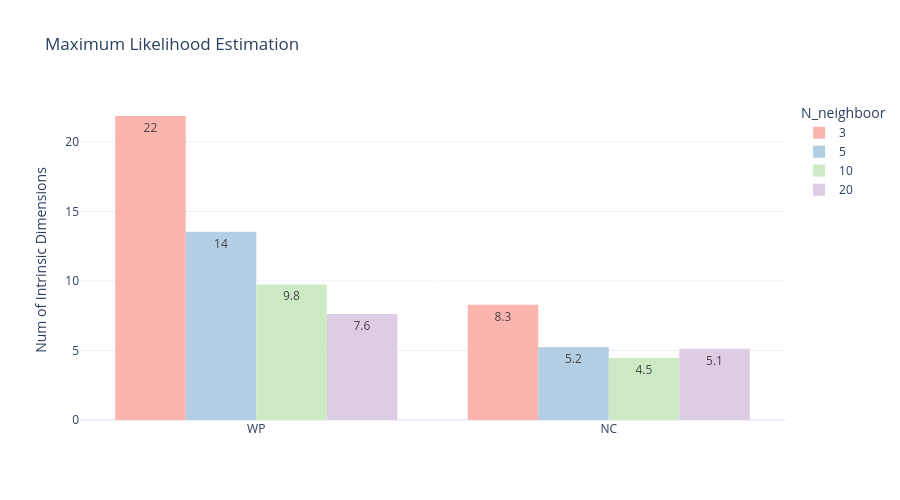

This figure's notebook cell:
### Code cell
fig = px.histogram(
    df_melted,
    x="Group",          # categories on x-axis
    y="Value",          # numeric values on y-axis
    color="N_neighboor",
    barmode="group",
  ##  orientation="v",
    text_auto='.2s',
    color_discrete_sequence=px.colors.qualitative.Pastel1,  # palette
    title="Maximum Likelihood Estimation",
)

fig.update_layout(
    xaxis_title=None,
    yaxis_title="Num of Intrinsic Dimensions",
    template="plotly_white",
    width=900,
    height=500
)

fig.show()

### Figure 1 — Plotly figure (JSON) as saved in the notebook; plotly's stock layout.template omitted (floating-point values rounded to 4 significant figures)
{"data": [{"alignmentgroup": "True", "bingroup": "x", "histfunc": "sum", "hovertemplate": "N_neighboor=3<br>Group=%{x}<br>sum of Value=%{y}<extra></extra>", "legendgroup": "3", "marker": {"color": "rgb(251,180,174)", "pattern": {"shape": ""}}, "name": "3", "offsetgroup": "3", "orientation": "v", "showlegend": true, "texttemplate": "%{value:.2s}", "type": "histogram", "x": ["WP", "NC"], "xaxis": "x", "y": [21.87, 8.292], "yaxis": "y"}, {"alignmentgroup": "True", "bingroup": "x", "histfunc": "sum", "hovertemplate": "N_neighboor=5<br>Group=%{x}<br>sum of Value=%{y}<extra></extra>", "legendgroup": "5", "marker": {"color": "rgb(179,205,227)", "pattern": {"shape": ""}}, "name": "5", "offsetgroup": "5", "orientation": "v", "showlegend": true, "texttemplate": "%{value:.2s}", "type": "histogram", "x": ["WP", "NC"], "xaxis": "x", "y": [13.54, 5.226], "yaxis": "y"}, {"alignmentgroup": "True", "bingroup": "x", "histfunc": "sum", "hovertemplate": "N_neighboor=10<br>Group=%{x}<br>sum of Value=%{y}<extra></extra>", "legendgroup": "10", "marker": {"color": "rgb(204,235,197)", "pattern": {"shape": ""}}, "name": "10", "offsetgroup": "10", "orientation": "v", "showlegend": true, "texttemplate": "%{value:.2s}", "type": "histogram", "x": ["WP", "NC"], "xaxis": "x", "y": [9.752, 4.455], "yaxis": "y"}, {"alignmentgroup": "True", "bingroup": "x", "histfunc": "sum", "hovertemplate": "N_neighboor=20<br>Group=%{x}<br>sum of Value=%{y}<extra></extra>", "legendgroup": "20", "marker": {"color": "rgb(222,203,228)", "pattern": {"shape": ""}}, "name": "20", "offsetgroup": "20", "orientation": "v", "showlegend": true, "texttemplate": "%{value:.2s}", "type": "histogram", "x": ["WP", "NC"], "xaxis": "x", "y": [7.632, 5.132], "yaxis": "y"}], "layout": {"barmode": "group", "height": 500, "legend": {"title": {"text": "N_neighboor"}, "tracegroupgap": 0}, "title": {"text": "Maximum Likelihood Estimation"}, "width": 900, "xaxis": {"anchor": "y", "domain": [0, 1], "title": {}}, "yaxis": {"anchor": "x", "domain": [0, 1], "title": {"text": "Num of Intrinsic Dimensions"}}}}
